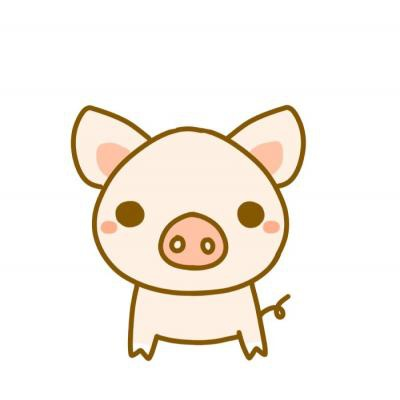
#> input picture An_practice/show.jpg, 400 x 400 px
$ jupyter execute '20边缘检测.ipynb'
#> lines starting #> are read from the running program, lines starting #| are printed output that depends on the picture; after the words box and inside, x2 and y2 are one past the last pixel; in counts of white or black regions, pixels touching at a corner belong together
[cell 1]
import cv2
import numpy as np
import random
img=cv2.imread('show.jpg',1)
#> img is the input picture: shape (400, 400, 3); mean B, G, R 233.8, 241.5, 247.3
imgInfo=img.shape
#> imgInfo = (400, 400, 3)
height=imgInfo[0]
#> height = 400
width=imgInfo[1]
#> width = 400
cv2.imshow('src',img)
gray=cv2.cvtColor(img,cv2.COLOR_BGR2GRAY)
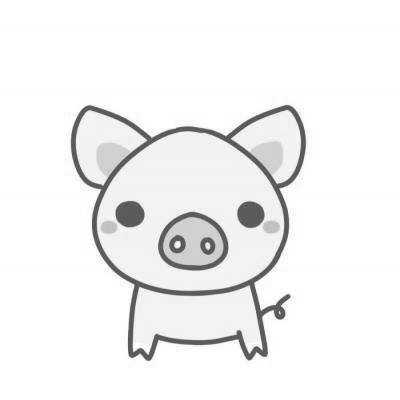
#> gray: shape (400, 400); min 70, max 255, mean 242.4
imgG=cv2.GaussianBlur(gray,(3,3),0)
dst=cv2.Canny(img,100,100)
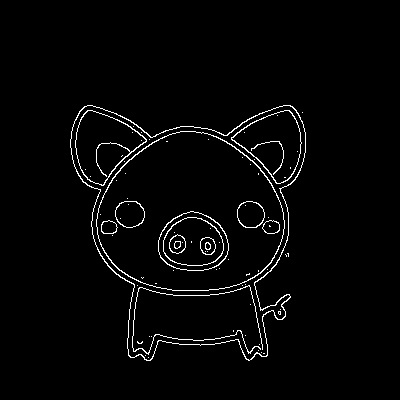
#> dst: shape (400, 400); 2.5% white in thin lines or dots, all inside (x1, y1, x2, y2) = (70, 105, 306, 361)
cv2.imshow('dst',dst)
cv2.waitKey(0)
